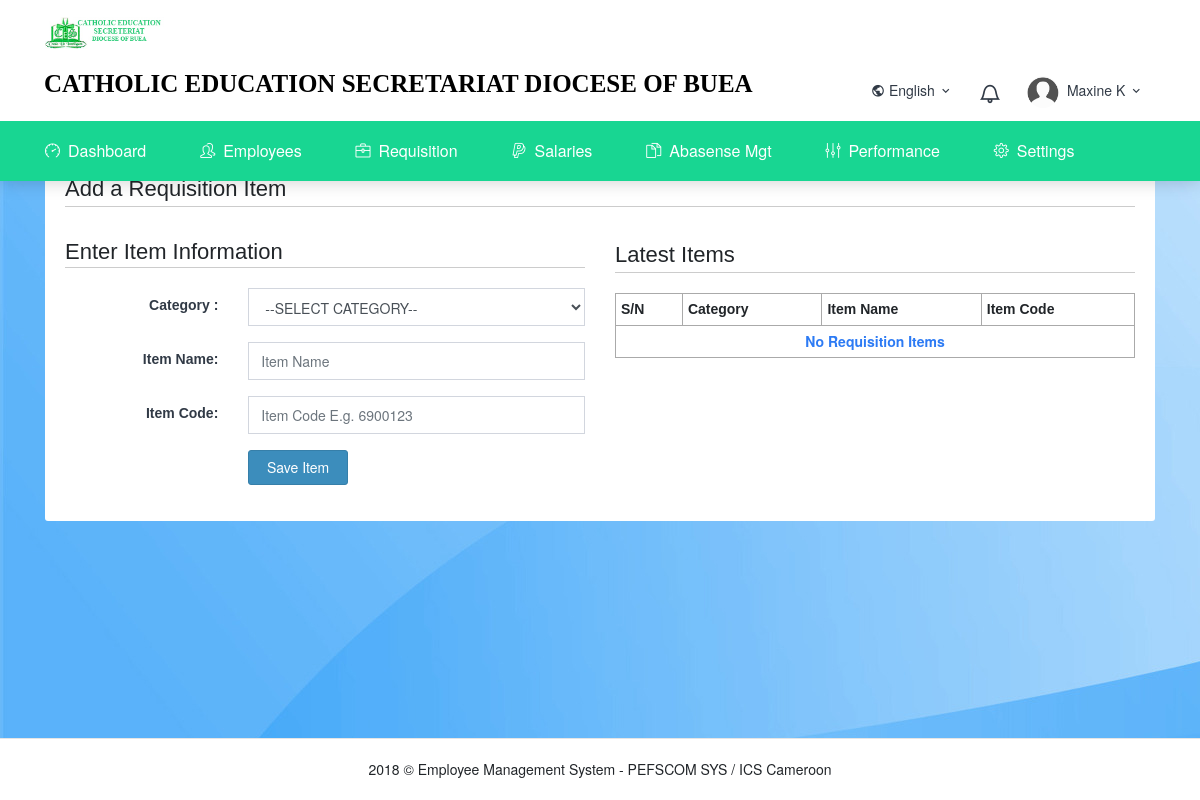
/admin/add_req_item.php, run on an earlier commit of the app's database.
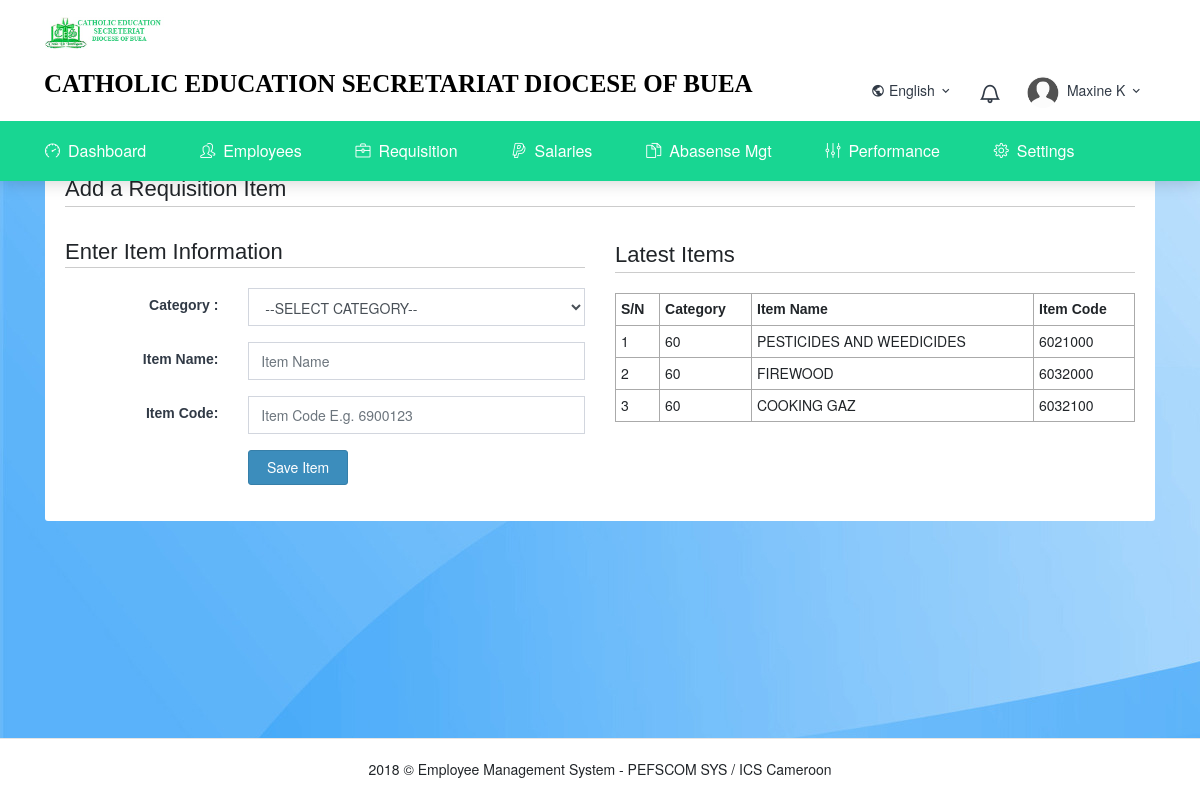
And on a later commit of the database.
### tables this page shows
CREATE TABLE `req_items` (
  `id` int(100) NOT NULL,
  `category_code` varchar(100) NOT NULL,
  `item_name` varchar(200) NOT NULL,
  `item_code` varchar(100) NOT NULL
);

### admin/add_req_item.php (the view, shortened to what the changed rows need)
<?php
$db = new dbc();
$dbc = $db->get_instance();
include_once 'includes/head.php';
 ?>
 <?php
include_once 'includes/top_bar.php';
  ?>
  <br>
  <div class="wrapper">
      <div class="container-fluid">
          <div class="row">
              <div class="col-md-12">
                  <div class="card-box">
                      <h2 class="page-header">
                          Add  a Requisition Item
                      </h2>
                      <div class="row">
                          <div class="col-md-6">
                              <h2 class="page-header">Latest Items</h2>
                                <div class="table-responsive">
                                    <table class="table table-bordered table-hover">
                                        <tr>
                                            <th>S/N</th>
                                            <th>Category</th>
                                            <th>Item Name</th>
                                            <th>Item Code</th>
                                        </tr>
                                        <?php
                                        $count = 1;
                                        $query  = "SELECT * FROM `req_items` LIMIT 8";
                                        $result = mysqli_query($dbc, $query)
                                            or die("Error");
                                        if(mysqli_num_rows($result) == 0)
                                        {
                                            ?>
                                        <tr>
                                            <td colspan="5" class="text-center">
                                                <strong class="text-primary">No Requisition Items</strong>
                                            </td>
                                        </tr>
                                            <?php
                                        }
                                        else {
                                            while($row = mysqli_fetch_array($result))
                                            {
                                                ?>
                                            <tr>
                                                <td><?php echo $count++; ?></td>
                                                <td><?php echo $row['category_code']; ?></td>
                                                <td><?php echo $row['item_name']; ?></td>
                                                <td><?php echo $row['item_code']; ?></td>
                                            </tr>
                                                <?php
                                            }
                                        }
                                         ?>
                                    </table>
                                </div>
                          </div>
                      </div>
                  </div>
              </div>
          </div>
      </div>
  </div>
 <?php
include_once 'includes/end.php';
  ?>

What changed in the data, as far as the page shows it:
added req_items: category_code "60", item_name "PESTICIDES AND WEEDICIDES", item_code "6021000"
added req_items: category_code "60", item_name "FIREWOOD", item_code "6032000"
added req_items: category_code "60", item_name "COOKING GAZ", item_code "6032100"
Also different on the page:
text no longer shown: "No Requisition Items"
